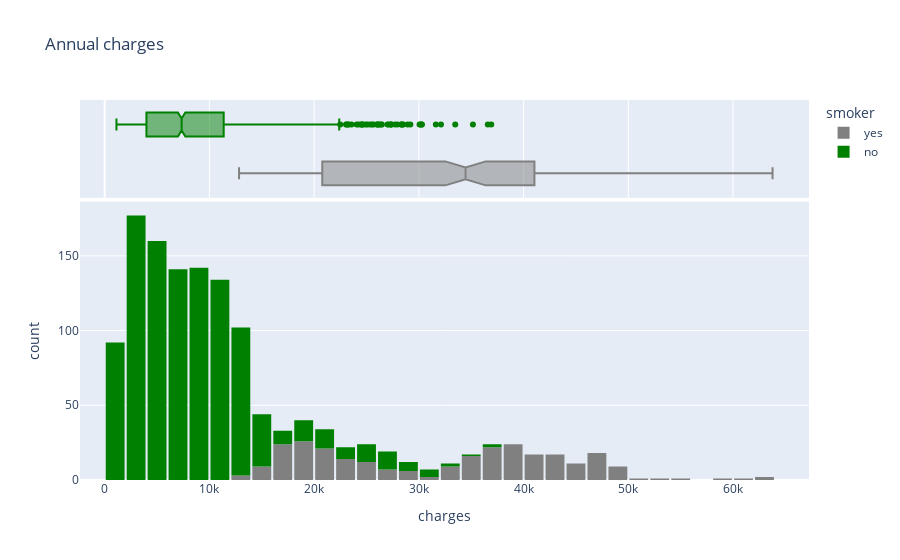

The code cell stored with this chart in its notebook:
### Code cell
fig2 = px.histogram(medical_df,x='charges',marginal='box',color='smoker',color_discrete_sequence=['grey','green'],title='Annual charges')
fig2.update_layout(bargap=0.1)
fig2.show()

### Figure 1 — Plotly figure (JSON) as saved in the notebook; plotly's stock layout.template omitted (floating-point values rounded to 4 significant figures; data arrays with more than 128 entries replaced by an {"elided": "..."} marker saying what was removed)
{"data": [{"bingroup": "x", "hovertemplate": "smoker=yes<br>charges=%{x}<br>count=%{y}<extra></extra>", "legendgroup": "yes", "marker": {"color": "grey", "pattern": {"shape": ""}}, "name": "yes", "orientation": "v", "showlegend": true, "type": "histogram", "x": {"elided": "274 float values"}, "xaxis": "x", "yaxis": "y"}, {"hovertemplate": "smoker=yes<br>charges=%{x}<extra></extra>", "legendgroup": "yes", "marker": {"color": "grey"}, "name": "yes", "notched": true, "showlegend": false, "type": "box", "x": {"elided": "274 float values"}, "xaxis": "x2", "yaxis": "y2"}, {"bingroup": "x", "hovertemplate": "smoker=no<br>charges=%{x}<br>count=%{y}<extra></extra>", "legendgroup": "no", "marker": {"color": "green", "pattern": {"shape": ""}}, "name": "no", "orientation": "v", "showlegend": true, "type": "histogram", "x": {"elided": "1064 float values"}, "xaxis": "x", "yaxis": "y"}, {"hovertemplate": "smoker=no<br>charges=%{x}<extra></extra>", "legendgroup": "no", "marker": {"color": "green"}, "name": "no", "notched": true, "showlegend": false, "type": "box", "x": {"elided": "1064 float values"}, "xaxis": "x2", "yaxis": "y2"}], "layout": {"bargap": 0.1, "barmode": "relative", "legend": {"title": {"text": "smoker"}, "tracegroupgap": 0}, "title": {"text": "Annual charges"}, "xaxis": {"anchor": "y", "domain": [0, 1], "title": {"text": "charges"}}, "xaxis2": {"anchor": "y2", "domain": [0, 1], "matches": "x", "showgrid": true, "showticklabels": false}, "yaxis": {"anchor": "x", "domain": [0, 0.7326], "title": {"text": "count"}}, "yaxis2": {"anchor": "x2", "domain": [0.7426, 1], "matches": "y2", "showgrid": false, "showline": false, "showticklabels": false, "ticks": ""}}}
